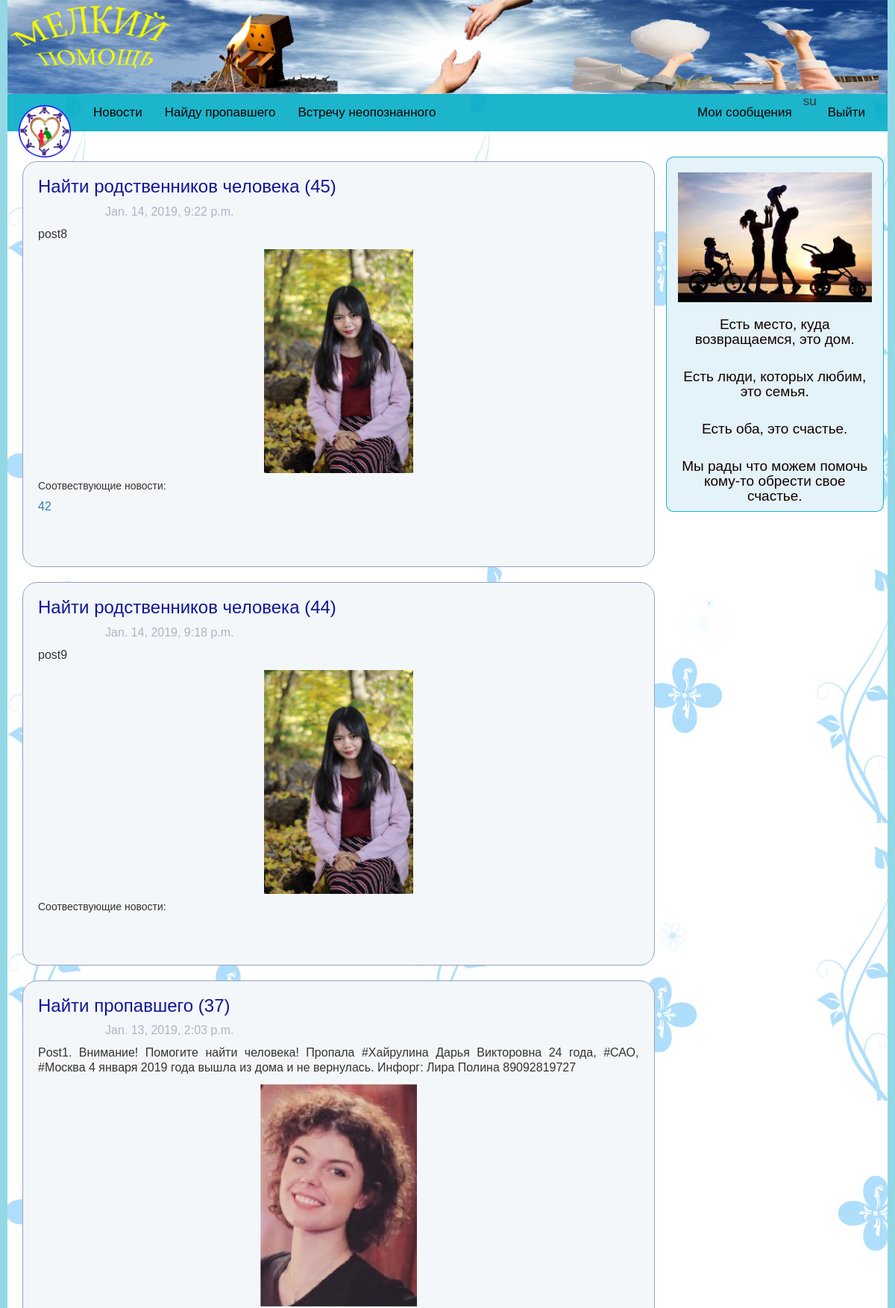
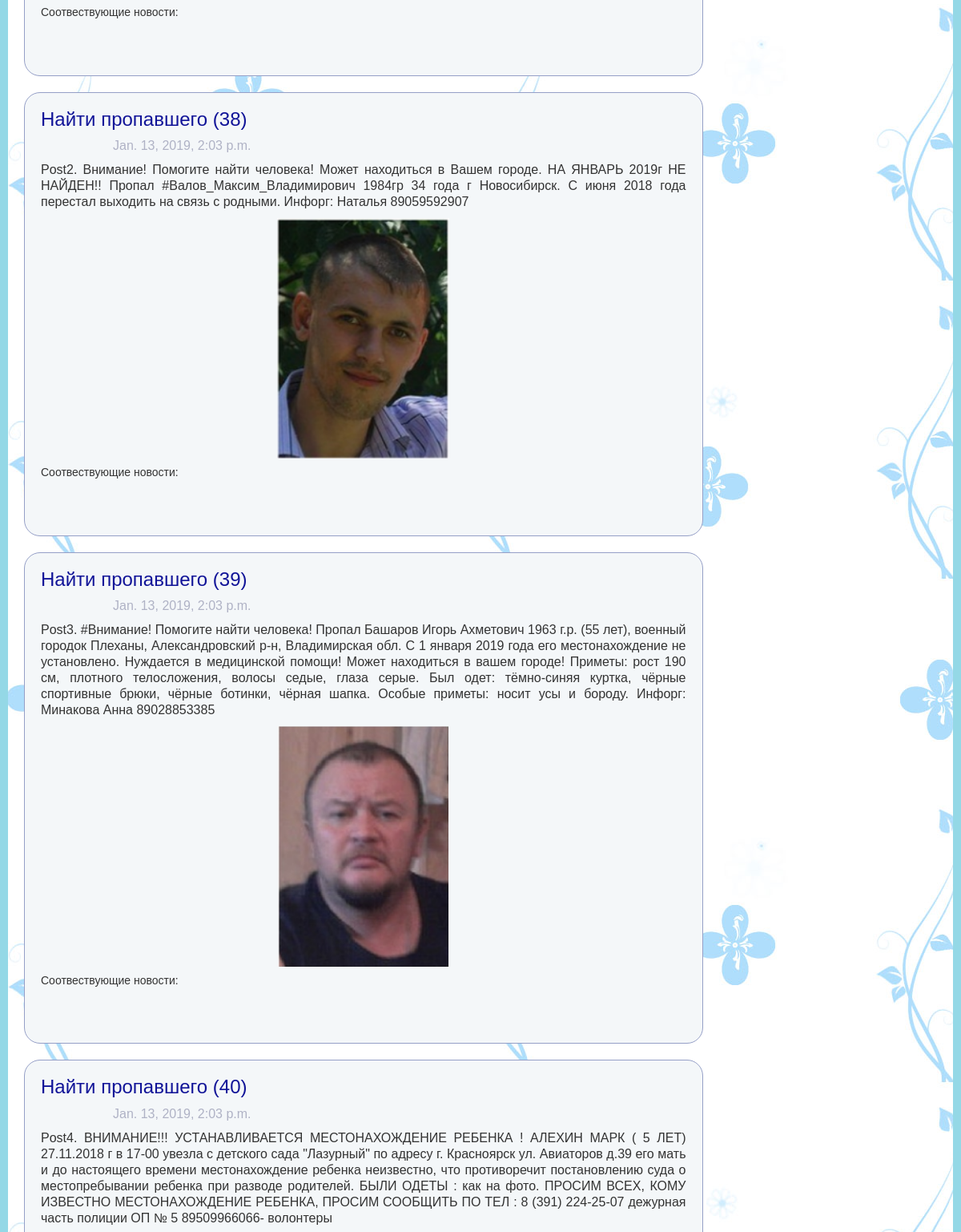
Screenshot of /posts/ (signed in, upper part) with the database file from the repository (2 pictures, top to bottom).
### find/models.py (models this page shows, shortened)
class Post(models.Model):
    text = models.TextField()
    time = models.DateTimeField(default = datetime.datetime.now())
    found = models.BooleanField(default=False)
    user = models.ForeignKey(settings.AUTH_USER_MODEL, on_delete=models.CASCADE, default=None)
    post_type = models.ForeignKey(Post_type, on_delete=models.CASCADE, default=None)
    relative = models.ForeignKey(Relative, on_delete=models.CASCADE, default=None)
    class Admin: pass

class Post_type(models.Model):
    type_name = models.CharField(max_length=50)
    def __str__(self):
        return self.type_name
    class Admin: pass

class Victim(models.Model):
    date = models.DateField()
    place = models.CharField(max_length=100)
    image = models.ImageField(upload_to=path_and_rename_victim, default = 'images/non.png')
    additional_information = models.CharField(max_length=50, null=True)
    post = models.ForeignKey(Post, on_delete=models.CASCADE, default=None, related_name='victim')
    class Admin: pass

class Match(models.Model):
   missing_person = models.ForeignKey(Missing_person, on_delete=models.CASCADE, related_name="missing_person")
   victim = models.ForeignKey(Victim, on_delete=models.CASCADE, related_name="victim_person")
   exactly = models.BooleanField(default=False)
   class Admin: pass

class Missing_person(models.Model):
    name = models.CharField(max_length=50)
    nickname = models.CharField(max_length=20, null=True)
    birthday = models.DateField()
    missing_place = models.CharField(max_length=100)
    missing_time = models.DateField()
    status = models.CharField(max_length=20)
    image = models.ImageField(upload_to=path_and_rename_missing, default = 'images/non.png')
    post = models.ForeignKey(Post, on_delete=models.CASCADE, default=None, related_name='missing')
    class Admin: pass

### find/views.py (the view)
# urls.py: path('posts/', views.PostList.as_view()),
class PostList(ListView):
	queryset = models.Post.objects.all().order_by("-time")
	template_name = 'posts.html'
	context_object_name = 'post'
	paginate_by = 10

### find/models.py (called while the page is built)
    def __str__(self):
        return self.fullname

### templates/posts.html (shortened to what this page needs)
{% extends "template.html" %}
{% block css %}
{% load static %}
<link rel="stylesheet" href="{% static 'css/posts1.css' %}">
{% endblock %}
{% block content %}
	{% for post in object_list %}
		<div class="post content">
			<h3 ><a class="title" href="/post/{{post.id}}">{{post.post_type}} ({{post.id}})</a></h3>
			<p class="time">{{post.time}}</p>
			<p>{{post.text}}</p>
			{% for m in post.missing.all %}
				<div class="image"><img src="{{m.image.url}}" alt=""></div>
				<h5>Соотвествующие новости:</h5>
			{% endfor %}
			{% for v in post.victim.all %}
				<div class="image"><img src="{{v.image.url}}" alt=""></div>
				<h5>Соотвествующие новости:</h5>
				{% for vp in v.victim_person.all %}
					<p><a href="/post/{{vp.missing_person.post.id}}">{{vp.missing_person.post.id}}</a></p>
				{% endfor %}
			{% endfor %}
		<br>
		<br>
		</div>
	{% endfor %}
<br>
{% endblock %}

### templates/template.html (shortened to what this page needs)
<!DOCTYPE html>
<html lang="ru">
	<head>
		<link rel="stylesheet" href="https://maxcdn.bootstrapcdn.com/bootstrap/3.3.6/css/bootstrap.min.css">
		<link rel="stylesheet" href="https://cdnjs.cloudflare.com/ajax/libs/font-awesome/4.7.0/css/font-awesome.min.css">
		{% load static %}
		<link rel="stylesheet" href="{% static 'css/template4.css' %}">
		{% block css %}{% endblock %}
	</head>
	<body>
		<div class="background1">
			<div class="banner" width="100%">
				<img width="100%" src="{% static 'images/banner.jpg' %}" alt="">
			</div>
			<div class="background2">
		<nav class="navbar navbar-inverse" role="navigation">
			<div class="container-fluid">
				<div class="navbar-header">
					<a class="navbar-brand" href="/"><img src="{% static 'images/logo2.png' %}" alt=""></a>
				</div>
				<div class="collapse navbar-collapse navbar-ex1-collapse">
					<ul class="nav navbar-nav">
						<li><a href="/posts">Новости</a></li>
						<li><a href="/post_missing">Найду пропавшего</a></li>
						<li><a href="/post_victim">Встречу неопознанного</a></li>
					</ul>
					<ul class="nav navbar-nav navbar-right">
						{% if user.username %}
							<li><a href="/mypost">Мои сообщения</a></li>
							<li><p>{{ user.username }}</p></li>
							<li><a href="{% url 'logout' %}">Выйти</a></li>
						{% else %}
							<li><a href="{% url 'login' %}">Войти</a></li>
							<li><a href="/regis">Регистрация</a></li>
						{% endif %}
					</ul>
				</div>
			</div>
		</nav>
		<div class="container body">
			<div class="row">
				<div class="col-xs-12 col-sm-12 col-md-9 col-lg-9">
					{% block content %}{% endblock %}
				</div>
				<div class="col-xs-12 col-sm-12 col-md-3 col-lg-3 maxim">
					<img src="{% static 'images/family3.jpg' %}" class="img-responsive" alt=""><br>
					<p>Есть место, куда возвращаемся, это дом.</p><br>
					<p>Есть люди, которых любим, это семья.</p><br>
					<p>Есть оба, это счастье.</p><br>
					<p>Мы рады что можем помочь кому-то обрести свое счастье.</p>
				</div>
			</div>
		</div>
	    </div>
	    </div>
	</body>
</html>

### templates/static/css/template4.css (style rules this page uses)
body { font: 13px/20px 'Lucida Grande', Tahoma, Verdana, sans-serif; }
.background2 { background: url(../images/bg.jpg); padding-bottom: 40px; }
.background1 { padding-left: 10px; padding-right: 10px; background-color: #94d8e6; }
.navbar { background-color: #00acc5e3; font-size: 17px; border: 0px; border-radius: 0px; }
.navbar-brand>img { width: 70px; }
.navbar-inverse .navbar-nav>li>a { color: black; }
.content { border: 1px solid #00a4c5; background-color: #f4f7f9; border-radius: 20px; margin-bottom: 20px; margin-top: 14px; padding-left: 20px; padding-right: 20px; padding-bottom: 20px; }
.maxim { border: 1px solid #00acc5e3; padding-top: 20px; border-radius: 10px; color: #110000; background-color: #e4f2f9; margin-top: 14px; text-align: center; font-size: 19px; }
.title { color: #111498; text-align: center; }
.content > p { text-align: justify; }
* { margin: 0; padding: 0; }
body { font-family: 'Verdana', sans-serif; font-size: 16px; }
a { text-decoration: none; -webkit-transition: all .2s linear; -moz-transition: all .2s linear; -ms-transition: all .2s linear; -o-transition: all .2s linear; transition: all .2s linear; }

### templates/static/css/posts1.css (style rules this page uses)
.post { border: 1px solid #959fc7; border-radius: 20px; margin-top: 20px; }
.image { text-align: center; }
.post img { height: 300px; }
.title { color: #111498; }
p.time { color: #afb2c5; padding-left: 90px; }

### rows the page displays
Post: post_type "Найти родственников человека", id "45", time "Jan. 14, 2019, 9:22 p.m.", text "post8"
Victim: image (picture)
Match: missing_person.post.id "42"
Post: post_type "Найти родственников человека", id "44", time "Jan. 14, 2019, 9:18 p.m.", text "post9"
Victim: image (picture)
Post: post_type "Найти пропавшего", id "37", time "Jan. 13, 2019, 2:03 p.m.", text "Post1. Внимание! Помогите найти человека! Пропала #Хайрулина Дарья Викторовна 24 года, #САО, #Москва 4 января 2019 года вышла из дома и не вернулась. Инфорг: Лира Полина 89092819727"
Missing_person: image (picture)
Post: post_type "Найти пропавшего", id "38", time "Jan. 13, 2019, 2:03 p.m.", text "Post2. Внимание! Помогите найти человека! Может находиться в Вашем городе. НА ЯНВАРЬ 2019г НЕ НАЙДЕН!! Пропал #Валов_Максим_Владимирович 1984гр 34 года г Новосибирск. С июня 2018 года перестал выходить на связь с родными. Инфорг: Наталья 89059592907"
Missing_person: image (picture)
Post: post_type "Найти пропавшего", id "39", time "Jan. 13, 2019, 2:03 p.m.", text "Post3. #Внимание! Помогите найти человека! Пропал Башаров Игорь Ахметович 1963 г.р. (55 лет), военный городок Плеханы, Александровский р-н, Владимирская обл. С 1 января 2019 года его местонахождение не установлено. Нуждается в медицинской помощи! Может находиться в вашем городе! Приметы: рост 190 см, плотного телосложения, волосы седые, глаза серые. Был одет: тёмно-синяя куртка, чёрные спортивные брюки, чёрные ботинки, чёрная шапка. Особые приметы: носит усы и бороду. Инфорг: Минакова Анна 89028853385"
Missing_person: image (picture)
Post: post_type "Найти пропавшего", id "40", time "Jan. 13, 2019, 2:03 p.m.", text "Post4. ВНИМАНИЕ!!! УСТАНАВЛИВАЕТСЯ МЕСТОНАХОЖДЕНИЕ РЕБЕНКА ! АЛЕХИН МАРК ( 5 ЛЕТ) 27.11.2018 г в 17-00 увезла с детского сада \"Лазурный\" по адресу г. Красноярск ул. Авиаторов д.39 его мать и до настоящего времени местонахождение ребенка неизвестно, что противоречит постановлению суда о местопребывании ребенка при разводе родителей. БЫЛИ ОДЕТЫ : как на фото. ПРОСИМ ВСЕХ, КОМУ ИЗВЕСТНО МЕСТОНАХОЖДЕНИЕ РЕБЕНКА, ПРОСИМ СООБЩИТЬ ПО ТЕЛ : 8 (391) 224-25-07 дежурная часть полиции ОП № 5 89509966066- волонтеры"

### other values shown
{{ user.username }} "su"
